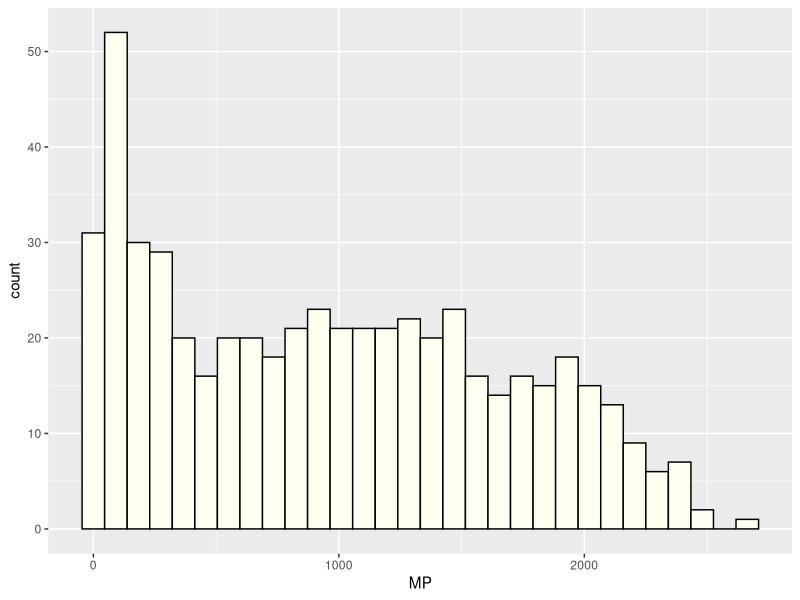
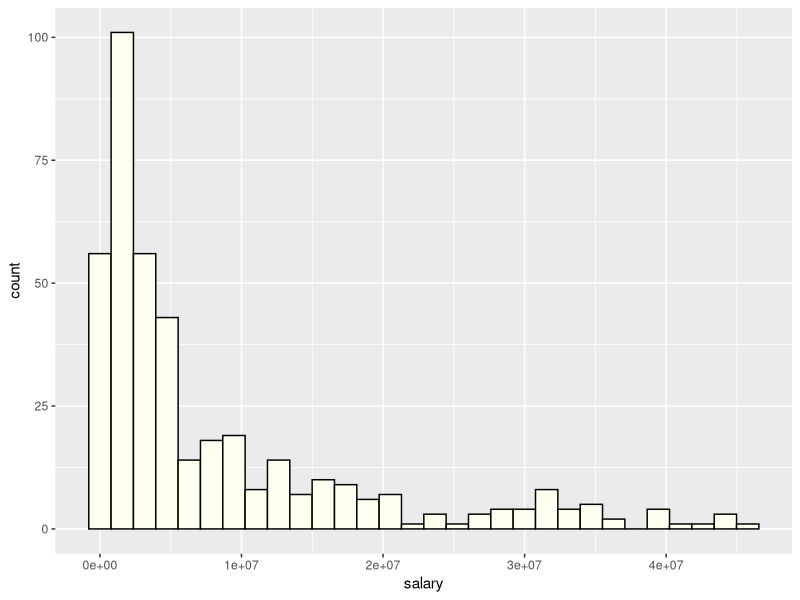
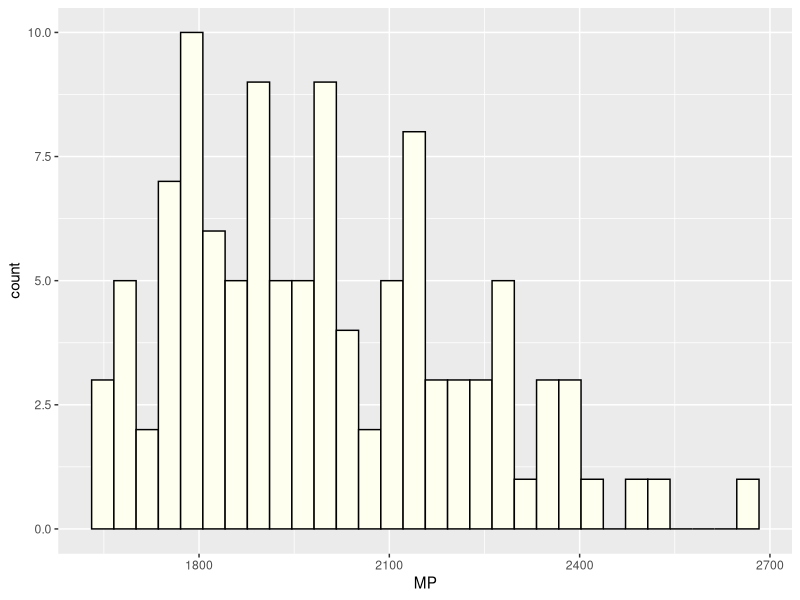
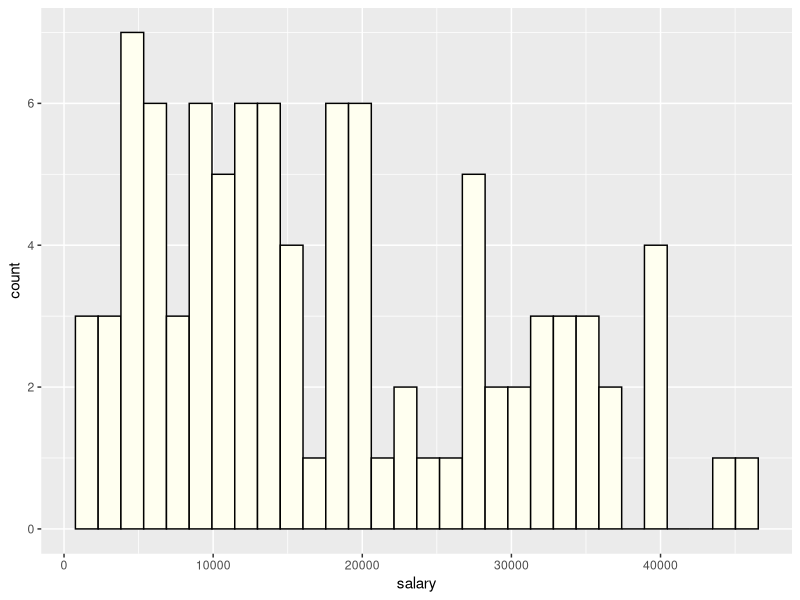
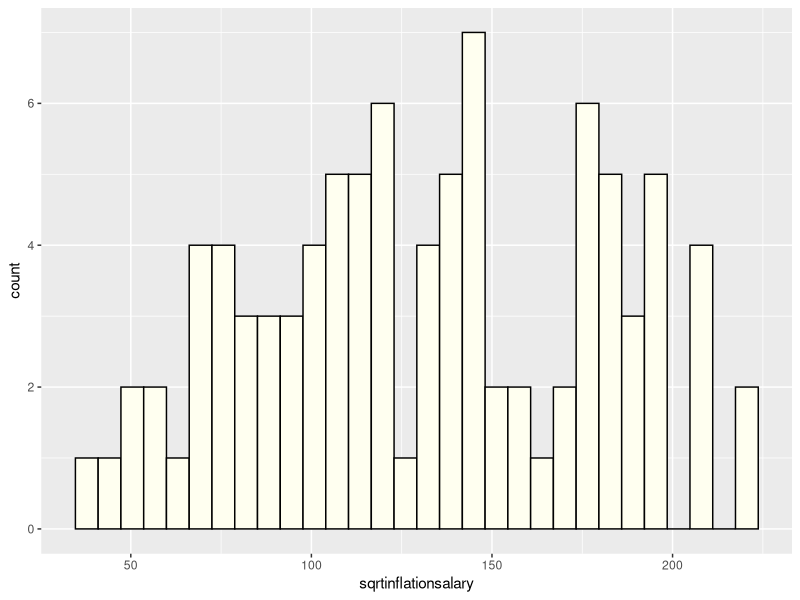
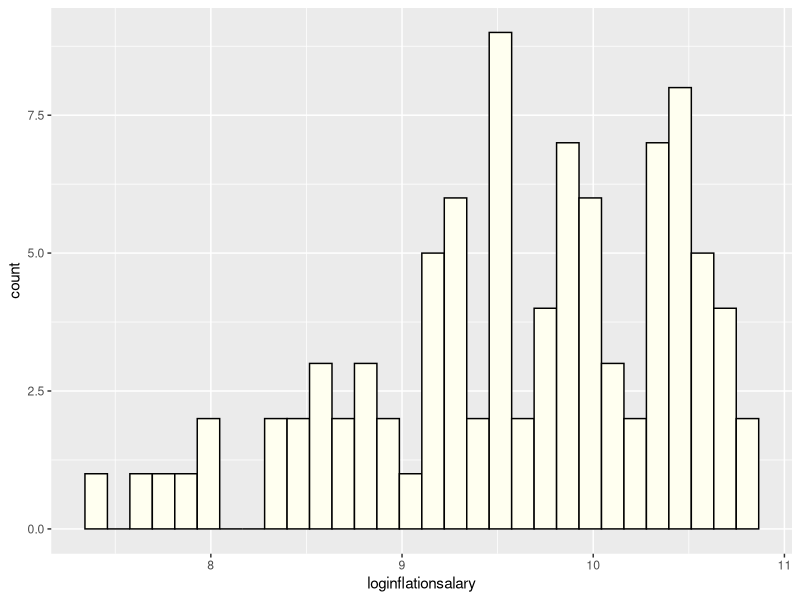
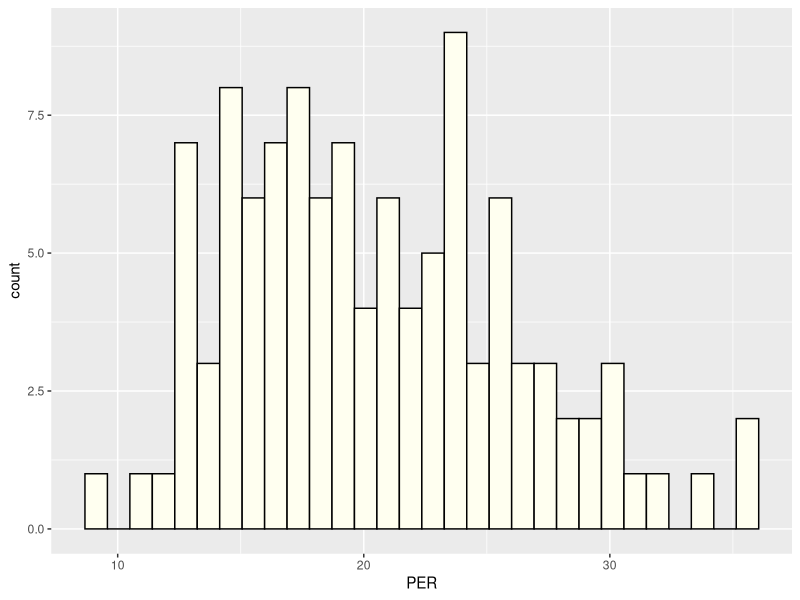
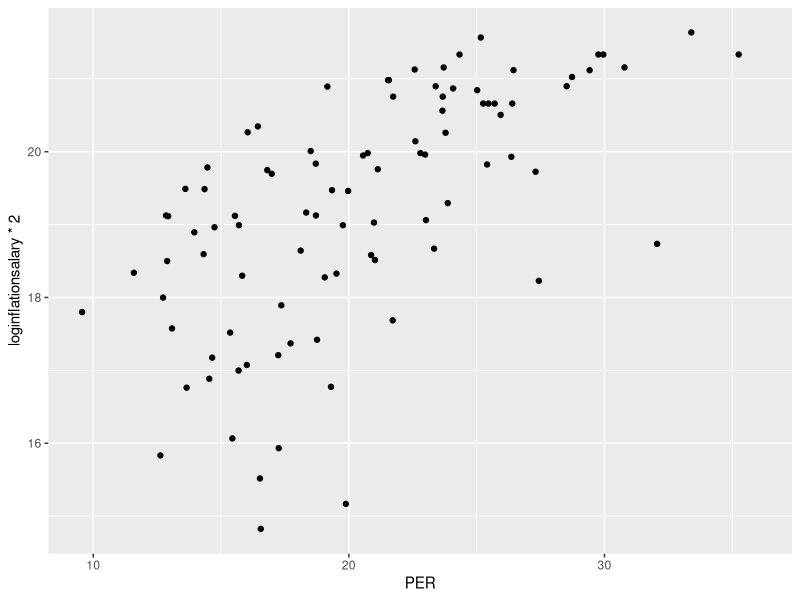

Generate these figures, in order, with R:
## ---- chunk 1
library(tidyverse)
## ---- chunk 2
nba <- read_csv(here::here("esselt21/nba_salary_module/module/initial_nba.csv"))
## ---- chunk 3
nba <-
  nba |>
  filter(Season == 2021)
## ---- chunk 4
ggplot(data = nba,
       aes(x = MP)) +
  geom_histogram(color = "black",
                 fill = "ivory")
## ---- chunk 5
ggplot(data = nba,
       aes(x = salary)) +
  geom_histogram(color = "black",
                 fill = "ivory")
## ---- chunk 6
nba <-
  nba |>
  filter(MP >= 1650)
## ---- chunk 7
ggplot(data = nba,
       aes(x = MP)) +
  geom_histogram(color = "black",
                 fill = "ivory")
## ---- chunk 8
nba <-
  nba |>
  mutate(salary = salary / 1000)
## ---- chunk 9
ggplot(data = nba,
       aes(x = salary)) +
  geom_histogram(color = "black",
                 fill = "ivory")
## ---- chunk 10
nba <-
  nba |>
  mutate(inflationAdjSalary = inflationAdjSalary / 1000)
## ---- chunk 11
nba <-
  nba |>
  mutate(loginflationsalary = log(inflationAdjSalary))
## ---- chunk 12
nba <-
  nba |>
  mutate(sqrtinflationsalary = sqrt(inflationAdjSalary))
## ---- chunk 13
ggplot(data = nba,
       aes(x = sqrtinflationsalary)) +
  geom_histogram(color = "black",
                 fill = "ivory")

ggplot(data = nba,
       aes(x = loginflationsalary)) +
  geom_histogram(color = "black",
                 fill = "ivory")
## ---- chunk 14
nba <-
  nba |>
  mutate(
    PER = (
      (FG * 85.910) +
        (STL * 53.897) +
        (`3P` * 51.757) +
        (FT * 46.845) +
        (BLK * 39.190) +
        (ORB * 39.190) +
        (AST * 34.677) +
        (DRB * 14.707) -
        (PF * 17.174) -
        ((FTA - FT) * 20.091) -
        ((FGA - FG) * 39.190) -
        (TOV * 53.897)
    ) * (1 / MP)
  )
## ---- chunk 15
ggplot(data = nba,
       aes(x = PER)) +
  geom_histogram(color = "black",
                 fill = "ivory")
## ---- chunk 16
ggplot(data = nba,
       aes(x = PER,
           y = loginflationsalary * 2)) +
  geom_point()
